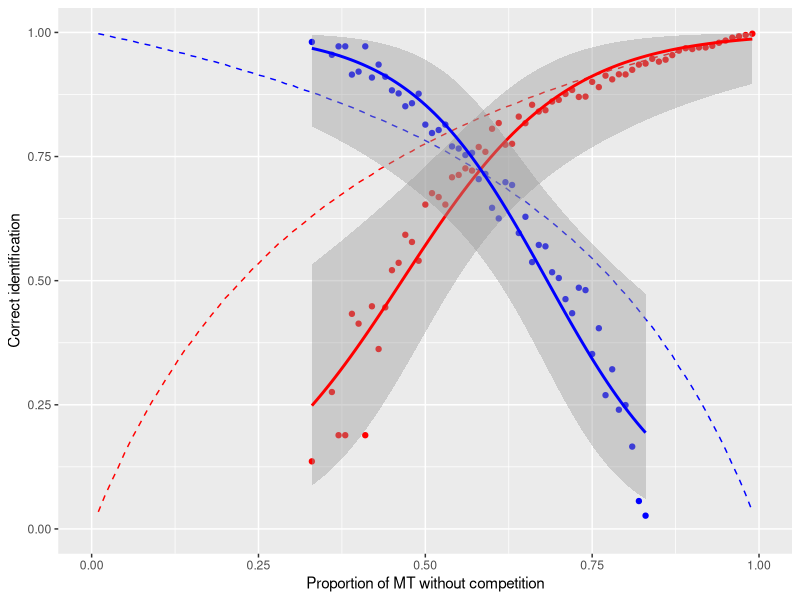

Reproduce this figure in R.

library(ggplot2)




#Вычисляем количество M.trossulus, M.edulis, как выборку из биномиального распределения
simulate_pop <- function(P_MT=0.5, P_T_MT=1, P_E_ME=1, Ntotal = 1000, a = 0, b = 0){
  N_MT <- rbinom(1, Ntotal, P_MT) #Извлекаем MT
  N_ME <- Ntotal - N_MT #Сколько осталось MЕ 
  
  N_T_MT <- N_MT*(P_T_MT) #Сколько из M.trossulus имеют T морфотип
  N_E_MT <- N_MT - N_T_MT #Сколько среди MT особей с E морфотипом
  
  N_E_ME <- N_ME*(P_E_ME) #Сколько среди ME особей Е морфотипа
  N_T_ME <- N_ME - N_E_ME
  
  pop <- round(c(N_T_MT, N_E_MT, N_E_ME, N_T_ME))
  names(pop) <- c("N_T_MT", "N_E_MT", "N_E_ME", "N_T_ME")
  pop
}



simulate_pop(P_MT = 0.1, P_T_MT = 273/(273+91), P_E_ME = 680/(680+59))


pop_simulated <- data.frame(P_MT = seq(0, 1, 0.01), N_T_MT = NA, N_E_MT = NA, N_E_ME = NA, N_T_ME = NA)

P_T_MT_glob = (204 + 264 + 273)/(204 + 264 + 273 + 60 + 53 + 91)

P_E_ME_glob = (215 + 134 + 680)/(215 + 134 + 680 + 21 + 222 + 59)



a = 0.5 #то как эдулисы гнобят троссулус
b = 0.2  #то как  троссулус гнобят эдулисов 
for(i in 1:nrow(pop_simulated))  pop_simulated[i, 2:5] <- simulate_pop(P_MT = pop_simulated$P_MT[i], P_T_MT = P_T_MT_glob, P_E_ME = P_E_ME_glob)


pop_simulated$P_T_MT <- with(pop_simulated, N_T_MT/(N_T_MT + N_E_MT))
pop_simulated$P_E_MT <- 1 - pop_simulated$P_T_MT
pop_simulated$P_E_ME <- with(pop_simulated, N_E_ME/(N_T_ME + N_E_ME))
pop_simulated$P_T_ME <- 1 - pop_simulated$P_E_ME
pop_simulated$P_MT_comp <- with(pop_simulated, (N_T_MT + N_E_MT - a*(N_T_ME + N_E_ME))/(N_T_MT + N_E_MT + N_T_ME + N_E_ME - a*(N_T_ME + N_E_ME)))

pop_simulated$P_ME_comp <- with(pop_simulated, (N_T_ME + N_E_ME - b*(N_T_MT + N_E_MT))/(N_T_MT + N_E_MT + N_T_ME + N_E_ME - b*(N_T_MT + N_E_MT)))


pop_simulated$P_MT_T <- with(pop_simulated, P_T_MT*P_MT/(P_T_MT*P_MT + P_T_ME*(1-P_MT)))

pop_simulated$P_MT_T_comp <- with(pop_simulated, P_T_MT*P_MT_comp/(P_T_MT*P_MT_comp + P_T_ME*(1-P_MT_comp)))

pop_simulated$P_ME_E <- with(pop_simulated, P_E_ME*(1-P_MT)/(P_E_ME*(1-P_MT) + P_E_MT*P_MT))


pop_simulated$P_ME_E_comp <- with(pop_simulated, P_E_ME*P_ME_comp/(P_E_ME*P_ME_comp + P_E_MT*P_MT_comp))


ggplot(pop_simulated, aes(x = P_MT)) + geom_line(aes(y = P_MT_T), color = "red", linetype = 2) + geom_line(aes(y = P_ME_E), color = "blue", linetype = 2) + geom_point(aes(x = P_MT, y = P_MT_T_comp), color = "red") + geom_point(aes(x = P_MT, y = P_ME_E_comp), color = "blue") + ylim(0,1) + xlim(0,1)  + geom_smooth(aes(x = P_MT, y = P_MT_T_comp),  method = "glm", method.args = list(family = "binomial"), color = "red")  + geom_smooth(aes(x = P_MT, y = P_ME_E_comp),  method = "glm", method.args = list(family = "binomial"), color = "blue") + labs(x = "Proportion of MT without competition", y = "Correct identification")
